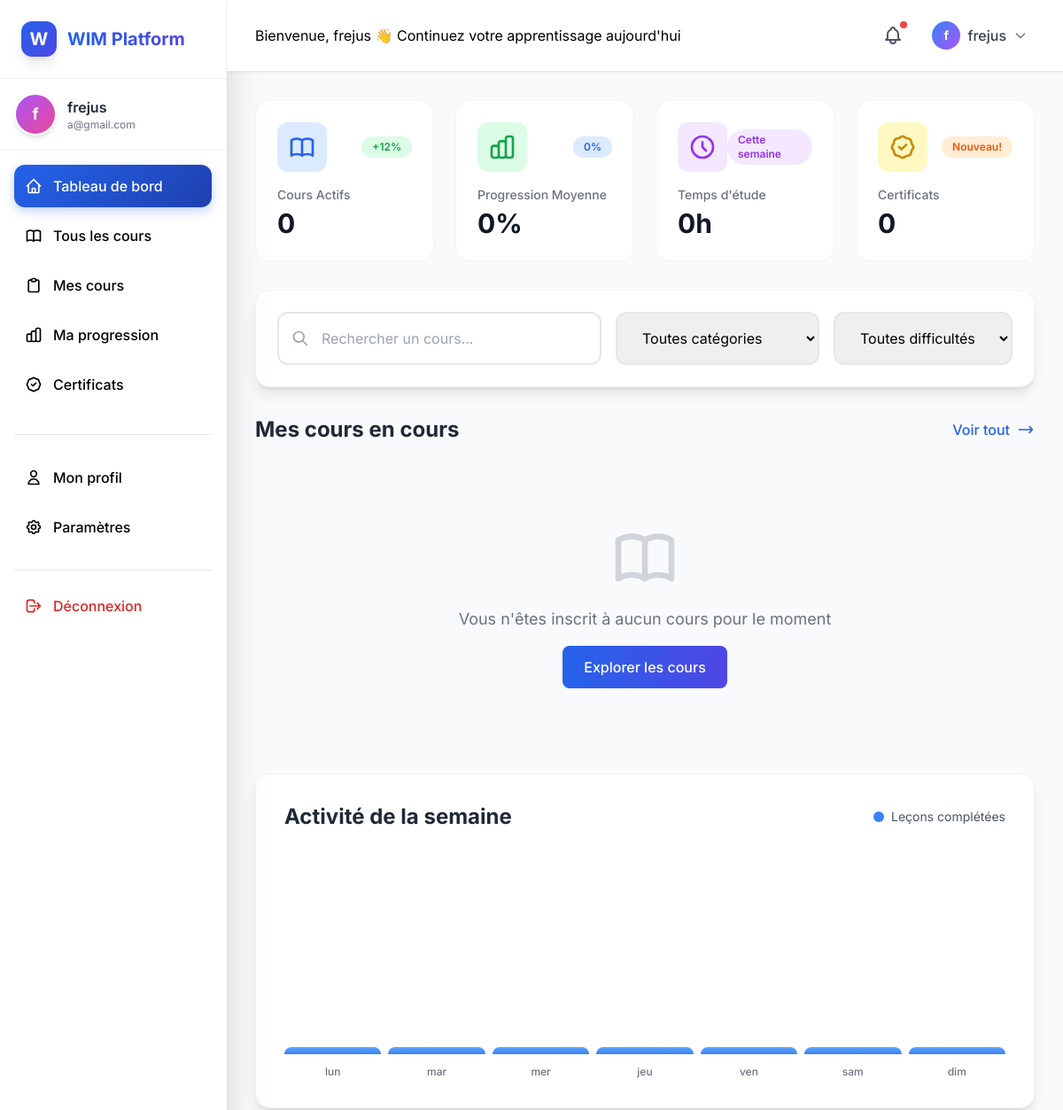
Before: /dashboard/ (signed in, upper part) with the older database file.
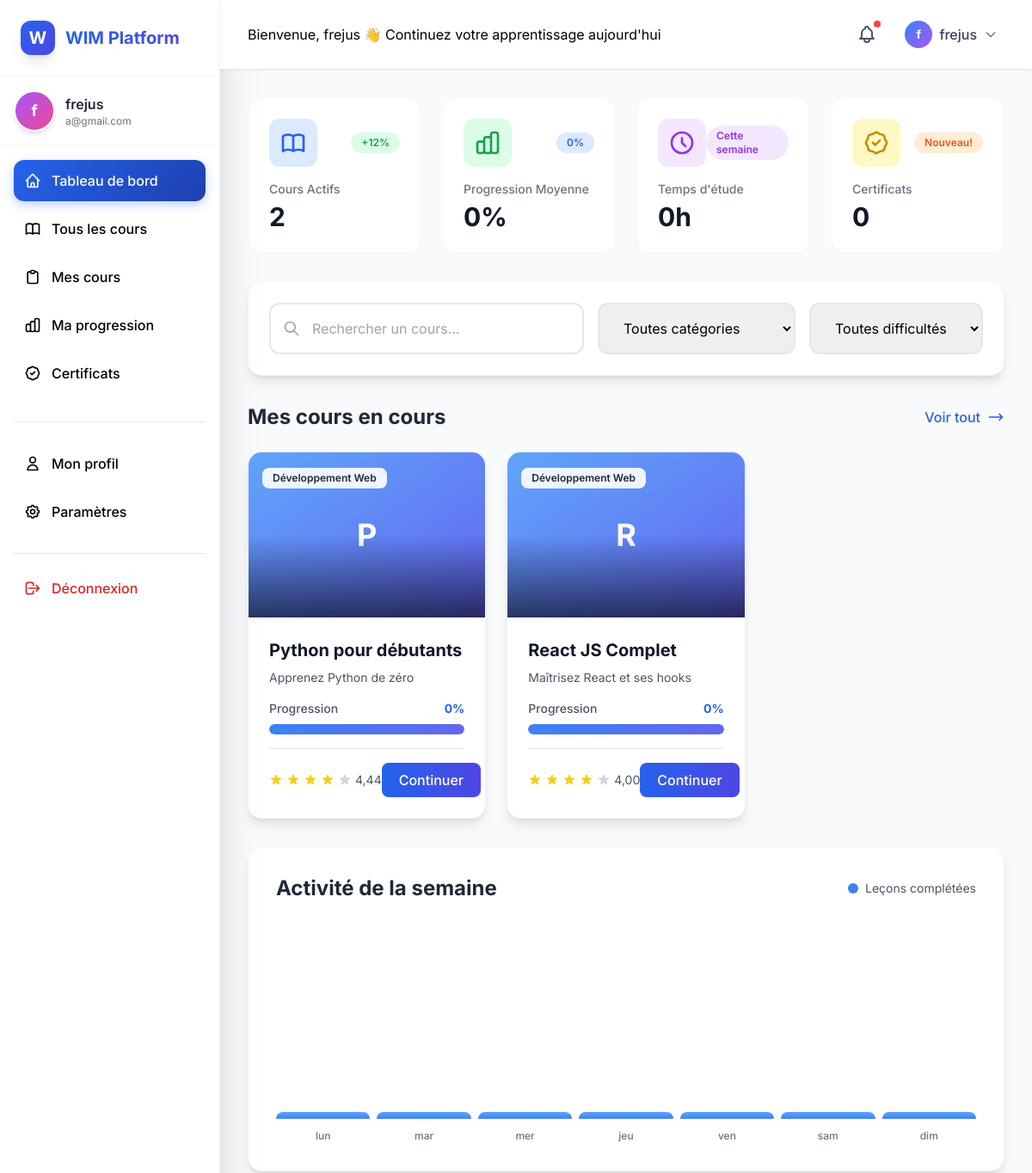
After: the same page with the newer database file.
### apps/enrollments/models.py (models this page shows, shortened)
class Enrollment(models.Model):
    user = models.ForeignKey('users.User', on_delete=models.CASCADE, related_name='enrollments',
                             verbose_name='utilisateur')
    course = models.ForeignKey('courses.Course', on_delete=models.CASCADE, related_name='enrollments',
                               verbose_name='cours')
    progress_percentage = models.DecimalField('progression (%)', max_digits=5, decimal_places=2, default=0,
                                              validators=[MinValueValidator(0), MaxValueValidator(100)])
    enrolled_at = models.DateTimeField('inscrit le', auto_now_add=True)
    started_at = models.DateTimeField('commencé le', null=True, blank=True)
    completed_at = models.DateTimeField('complété le', null=True, blank=True)
    last_accessed = models.DateTimeField('dernier accès', auto_now=True)
    is_active = models.BooleanField('actif', default=True)
    is_completed = models.BooleanField('complété', default=False)
    is_favorite = models.BooleanField('favori', default=False)
    total_time_spent = models.IntegerField('temps total (secondes)', default=0)
    class Meta:
        verbose_name = 'inscription'
        verbose_name_plural = 'inscriptions'
        ordering = ['-enrolled_at']
        unique_together = [['user', 'course']]

### apps/courses/models.py (models this page shows, shortened)
class Course(models.Model):
    DIFFICULTY_CHOICES = [
        ('beginner', 'Débutant'),
        ('intermediate', 'Intermédiaire'),
        ('advanced', 'Avancé'),
    ]
    title = models.CharField('titre', max_length=200)
    slug = models.SlugField('slug', max_length=250, unique=True, blank=True)
    description = models.TextField('description courte', max_length=500)
    full_description = models.TextField('description complète')
    category = models.ForeignKey(Category, on_delete=models.SET_NULL, null=True, related_name='courses',
                                 verbose_name='catégorie')
    instructor = models.ForeignKey('users.User', on_delete=models.CASCADE, related_name='taught_courses',
                                   verbose_name='instructeur')
    image = models.ImageField(upload_to='course_images/', verbose_name='image', blank=True, null=True)
    difficulty = models.CharField('difficulté', max_length=20, choices=DIFFICULTY_CHOICES, default='beginner')
    duration = models.IntegerField('durée (minutes)', default=0)
    price = models.DecimalField('prix', max_digits=10, decimal_places=2, default=0)
    rating = models.DecimalField('note', max_digits=3, decimal_places=2, default=0)
    total_students = models.IntegerField('étudiants', default=0)
    total_reviews = models.IntegerField('avis', default=0)
    is_published = models.BooleanField('publié', default=False)
    is_new = models.BooleanField('nouveau', default=True)
    is_featured = models.BooleanField('mis en avant', default=False)
    prerequisites = models.TextField('prérequis', blank=True)
    learning_objectives = models.TextField('objectifs', blank=True)
    created_at = models.DateTimeField(auto_now_add=True)
    updated_at = models.DateTimeField(auto_now=True)
    class Meta:
        verbose_name = 'cours'
        verbose_name_plural = 'cours'
        ordering = ['-created_at']

class Category(models.Model):
    name = models.CharField('nom', max_length=100, unique=True)
    slug = models.SlugField('slug', max_length=100, unique=True, blank=True)
    description = models.TextField('description', blank=True)
    icon = models.CharField('icône', max_length=50, blank=True)
    color = models.CharField('couleur', max_length=7, default='#4A90E2')
    order = models.IntegerField('ordre', default=0)
    is_active = models.BooleanField('actif', default=True)
    class Meta:
        verbose_name = 'catégorie'
        verbose_name_plural = 'catégories'
        ordering = ['order', 'name']

### apps/dashboard/views.py (the view)
# urls.py: path('', views.DashboardView.as_view(), name='index'),
class DashboardView(LoginRequiredMixin, TemplateView):
    template_name = 'dashboard/index.html'
    login_url = '/auth/login/'
    def get_context_data(self, **kwargs):
        context = super().get_context_data(**kwargs)
        user = self.request.user
        enrollments = Enrollment.objects.filter(user=user, is_active=True)
        total_seconds = sum([e.total_time_spent for e in enrollments]) if enrollments.exists() else 0
        total_hours = round(total_seconds / 3600, 1) if total_seconds > 0 else 0
        if enrollments.exists():
            avg_progress = enrollments.aggregate(Avg('progress_percentage'))['progress_percentage__avg'] or 0
            avg_progress = round(avg_progress, 1)
        else:
            avg_progress = 0
        certificates_count = Certificate.objects.filter(user=user, is_valid=True).count()
        completed_count = enrollments.filter(is_completed=True).count()
        context.update({
            'active_courses_count': enrollments.count(),
            'completed_courses_count': completed_count,
            'certificates_count': certificates_count,
            'total_study_hours': total_hours,
            'average_progress': avg_progress,
            'recent_courses': self.get_recent_courses(user),
            'recommended_courses': self.get_recommended_courses(user),
            'recent_activity': self.get_recent_activity(user),
            'weekly_progress': self.get_weekly_progress(user),
        })
        return context
    def get_recent_courses(self, user, limit=6):
        try:
            enrollments = Enrollment.objects.filter(
                user=user,
                is_active=True
            ).select_related('course', 'course__category', 'course__instructor').order_by('-last_accessed')[:limit]
            print(f"Debug: Found {enrollments.count()} enrollments for user {user.email}")  # Debug
            return enrollments
        except Exception as e:
            print(f"Erreur get_recent_courses: {e}")
            return []
    def get_recommended_courses(self, user, limit=4):
        try:
            enrolled_categories = Enrollment.objects.filter(
                user=user
            ).values_list('course__category', flat=True).distinct()
            if not enrolled_categories:
                return Course.objects.filter(
                    is_published=True
                ).select_related('category', 'instructor').order_by('-total_students')[:limit]
            return Course.objects.filter(
                category__in=enrolled_categories,
                is_published=True
            ).exclude(
                enrollments__user=user
            ).select_related('category', 'instructor').order_by('-rating', '-total_students')[:limit]
        except Exception as e:
            print(f"Erreur get_recommended_courses: {e}")
            return Course.objects.filter(is_published=True).select_related('category', 'instructor')[:limit]
    def get_recent_activity(self, user, days=7):
        try:
            since_date = timezone.now() - timedelta(days=days)
            activities = LessonProgress.objects.filter(
                enrollment__user=user,
                is_completed=True,
                completed_at__gte=since_date
            ).select_related('lesson', 'lesson__module', 'lesson__module__course').order_by('-completed_at')[:10]
            return activities
        except Exception as e:
            print(f"Erreur get_recent_activity: {e}")
            return []
    def get_weekly_progress(self, user):
        try:
            progress_data = []
            for i in range(7):
                date = timezone.now().date() - timedelta(days=6 - i)
                completed = LessonProgress.objects.filter(
                    enrollment__user=user,
                    is_completed=True,
                    completed_at__date=date
                ).count()
                progress_data.append({
                    'date': date,
                    'count': completed
                })
            return progress_data
        except Exception as e:
            print(f"Erreur get_weekly_progress: {e}")
            return [{'date': timezone.now().date(), 'count': 0} for _ in range(7)]

### apps/users/models.py (called while the page is built)
    def get_full_name(self):
        return self.name if self.name else self.email

### templates/dashboard/index.html (shortened to what the changed rows need)
{% extends 'base.html' %}
{% load static %}
{% load math_filters %}
{% block content %}
<div class="grid grid-cols-1 md:grid-cols-2 lg:grid-cols-4 gap-6 mb-8">
    <div class="bg-white rounded-2xl p-6 border border-gray-100 hover:shadow-xl transition-all duration-300 card-hover">
        <div class="flex items-center justify-between mb-4">
            <div class="p-3 bg-blue-100 rounded-xl">
            </div>
            <span class="text-xs font-semibold text-green-600 bg-green-100 px-3 py-1 rounded-full">+12%</span>
        </div>
        <h3 class="text-gray-500 text-sm font-medium mb-1">Cours Actifs</h3>
        <p class="text-3xl font-bold text-gray-900">{{ active_courses_count }}</p>
    </div>
</div>
<div class="mb-8">
    <div class="flex items-center justify-between mb-6">
        <h2 class="text-2xl font-bold text-gray-800">Mes cours en cours</h2>
    </div>
    <div id="courses-grid" class="grid grid-cols-1 md:grid-cols-2 lg:grid-cols-3 gap-6">
        {% for enrollment in recent_courses %}
        <div class="card-hover bg-white rounded-2xl shadow-lg overflow-hidden border border-gray-100">
            <div class="relative h-48 overflow-hidden">
                {% if enrollment.course.image %}
                    <img src="{{ enrollment.course.image.url }}" alt="{{ enrollment.course.title }}" class="w-full h-full object-cover transform hover:scale-110 transition-transform duration-700">
                {% else %}
                    <div class="w-full h-full bg-gradient-to-br from-blue-400 to-indigo-500 flex items-center justify-center">
                        <span class="text-white text-4xl font-bold">{{ enrollment.course.title|first }}</span>
                    </div>
                {% endif %}
                <div class="absolute inset-0 bg-gradient-to-t from-black/60 via-transparent to-transparent"></div>
                <div class="absolute top-4 left-4">
                    <span class="inline-block px-3 py-1 bg-white/90 backdrop-blur text-gray-800 rounded-lg text-xs font-semibold">
                        {{ enrollment.course.category.name }}
                    </span>
                </div>
            </div>
            <div class="p-6">
                <h3 class="text-xl font-bold text-gray-900 mb-2 line-clamp-2">
                    {{ enrollment.course.title }}
                </h3>
                <p class="text-gray-600 text-sm mb-4 line-clamp-2">
                    {{ enrollment.course.description }}
                </p>
                <div class="mb-4">
                    <div class="flex justify-between text-sm mb-2">
                        <span class="text-gray-600 font-medium">Progression</span>
                        <span class="font-bold text-blue-600">{{ enrollment.progress_percentage|floatformat:0 }}%</span>
                    </div>
                    <div class="w-full bg-gray-200 rounded-full h-3 overflow-hidden">
                        <div class="bg-gradient-to-r from-blue-500 to-indigo-500 h-3 rounded-full transition-all duration-500" style="width: {{ enrollment.progress_percentage }}%"></div>
                    </div>
                </div>
                <div class="flex items-center justify-between pt-4 border-t">
                    <div class="flex items-center space-x-1">
                        {% for i in "12345" %}
                        <svg class="w-4 h-4 {% if forloop.counter <= enrollment.course.rating %}text-yellow-400{% else %}text-gray-300{% endif %}" fill="currentColor" viewBox="0 0 20 20">
                            <path d="M9.049 2.927c.3-.921 1.603-.921 1.902 0l1.07 3.292a1 1 0 00.95.69h3.462c.969 0 1.371 1.24.588 1.81l-2.8 2.034a1 1 0 00-.364 1.118l1.07 3.292c.3.921-.755 1.688-1.54 1.118l-2.8-2.034a1 1 0 00-1.175 0l-2.8 2.034c-.784.57-1.838-.197-1.539-1.118l1.07-3.292a1 1 0 00-.364-1.118L2.98 8.72c-.783-.57-.38-1.81.588-1.81h3.461a1 1 0 00.951-.69l1.07-3.292z"/>
                        </svg>
                        {% endfor %}
                        <span class="text-sm text-gray-600 ml-2">{{ enrollment.course.rating }}</span>
                    </div>
                    <a href="{% url 'courses:detail' enrollment.course.slug %}" class="px-5 py-2 bg-gradient-to-r from-blue-600 to-indigo-600 text-white rounded-lg font-medium hover:shadow-lg transform hover:-translate-y-0.5 transition-all">
                        Continuer
                    </a>
                </div>
            </div>
        </div>
        {% empty %}
        <div class="col-span-3 text-center py-16">
            <p class="text-gray-500 text-lg mb-4">Vous n'êtes inscrit à aucun cours pour le moment</p>
            <a href="{% url 'courses:list' %}" class="inline-block px-6 py-3 bg-gradient-to-r from-blue-600 to-indigo-600 text-white rounded-lg hover:shadow-lg transform hover:-translate-y-0.5 transition-all font-medium">
                Explorer les cours
            </a>
        </div>
        {% endfor %}
    </div>
</div>
<div class="bg-white rounded-2xl shadow-lg p-8 border border-gray-100">
    <div class="flex items-center justify-between mb-6">
        <h2 class="text-2xl font-bold text-gray-800">Activité de la semaine</h2>
    </div>
    <div class="flex items-end justify-between h-64 space-x-2">
        {% for day in weekly_progress %}
        <div class="flex flex-col items-center flex-1 group">
            <div class="w-full flex items-end justify-center relative" style="height: 200px;">
                <div class="w-full bg-gradient-to-t from-blue-500 to-blue-400 rounded-t-lg hover:from-blue-600 hover:to-blue-500 transition-all cursor-pointer relative group-hover:shadow-lg"
                     style="height: {% if day.count > 0 %}{{ day.count|mul:40 }}%{% else %}8px{% endif %}; min-height: 8px;">
                </div>
            </div>
            <span class="text-xs text-gray-500 mt-3 font-medium">{{ day.date|date:"D" }}</span>
        </div>
        {% endfor %}
    </div>
</div>
{% endblock %}

Changed rows visible on the page:
added Enrollment: course|first "P", course.category.name "Développement Web", course "Python pour débutants", course.description "Apprenez Python de zéro", progress_percentage "0", course.rating "4,44"
added Enrollment: course|first "R", course.category.name "Développement Web", course "React JS Complet", course.description "Maîtrisez React et ses hooks", progress_percentage "0", course.rating "4,00"
Other visible differences:
{{ active_courses_count }}: "0" → "2"
text no longer shown: "Vous n'êtes inscrit à aucun cours pour le moment Explorer les cours"
